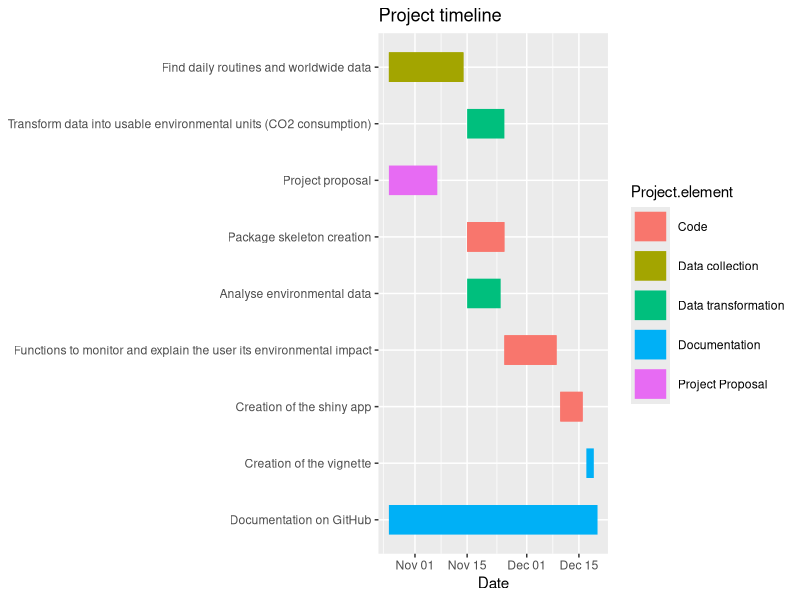

R code for this plot:
## ---- chunk 1
knitr::opts_chunk$set(echo = TRUE)
## ---- chunk 2

library(tidyverse)
library(ggplot2)

# Create of a Gant chart to visually describe the timeline of our project. 
# To avoid conflict related to the date, some activity had to be written twice in the data frame.

Item <- c("1", "2", "3", "4", "5", "6", "7", "8", "9", "10", "11", "12", "13")

Activity <- c("Find daily routines and worldwide data",
              "Find daily routines and worldwide data", 
              "Transform data into usable environmental units (CO2 consumption)", 
              "Project proposal", 
              "Package skeleton creation", 
              "Package skeleton creation", 
              "Analyse environmental data", 
              "Functions to monitor and explain the user its environmental impact", 
              "Functions to monitor and explain the user its environmental impact", 
              "Creation of the shiny app", 
              "Creation of the shiny app", 
              "Creation of the vignette", 
              "Documentation on GitHub")

Project.element <- c("Data collection", 
                     "Data collection", 
                     "Data transformation", 
                     "Project Proposal", 
                     "Code", 
                     "Code", 
                     "Data transformation", 
                     "Code", 
                     "Code", 
                     "Code", 
                     "Code", 
                     "Documentation", 
                     "Documentation")

Start <- c("2021.10.25", 
           "2021.10.25", 
           "2021.11.15", 
           "2021.10.25", 
           "2021.11.15", 
           "2021.11.15", 
           "2021.11.15", 
           "2021.11.25", 
           "2021.11.25", 
           "2021.12.10", 
           "2021.12.10", 
           "2021.12.17", 
           "2021.10.25")

End <- c("2021.11.14", 
         "2021.11.14", 
         "2021.11.25", 
         "2021.11.07", 
         "2021.11.25", 
         "2021.11.25", 
         "2021.11.24", 
         "2021.12.09", 
         "2021.12.09", 
         "2021.12.16", 
         "2021.12.16", 
         "2021.12.19", 
         "2021.12.20")

gant <- data.frame(Item, 
                   Activity, 
                   Project.element, 
                   Start, 
                   End)

gant

acts <- c("Find daily routines and worldwide data", 
          "Transform data into usable environmental units (CO2 consumption)", 
          "Project proposal", 
          "Package skeleton creation", 
          "Analyse environmental data", 
          "Functions to monitor and explain the user its environmental impact", 
          "Creation of the shiny app", 
          "Creation of the vignette", 
          "Documentation on GitHub")

els <- c("Data Collection", 
         "Data Transformation", 
         "Project proposal", 
         "Code", 
         "Documentation")


g.gantt <- gather(gant, "state", "date", 4:5) %>% 
              mutate(date = as.Date(date, "%Y.%m.%d"), 
                     Activity = factor(Activity, acts[length(acts):1]), 
                     Project = factor(Project.element, els))


ggplot(g.gantt, 
       aes(date, Activity, color = Project.element, group=Item)) +
  
  geom_line(size = 10) +
  
  labs(x="Date", y=NULL, title="Project timeline")

## ---- chunk 3

library(kableExtra)

df <- data.frame(Gp_members = c("Collin", "Jasmine", "Guillaume", "Daniel", "Virany"),
                 Admin_tasks = c("will be reminding everyone about the Zoom meeting every week, create it and send it on the group chat", 
                                 "will track the advancement of the project on Github, manage the organization of the Project folder so that it does not become messy as the project progress", 
                                 "will manage the project advancement in order to not be late compared to the timeline we decided to set for each task", 
                                 "will make sure the Github repository is well-documented with nice commit messages, with clear issues and that the To Do list is being updated along the progression of the project",
                                 "will verify that the overall code is well-written, with a good coding style and good commentary to explain it"))
                  
df_t <- as_tibble(df)

df_t %>% 
  kbl(align = c('c', 'c'), caption = "Group members administrative tasks") %>%
  kable_styling(bootstrap_options = c("striped", "hover"), 
                full_width = F) 
